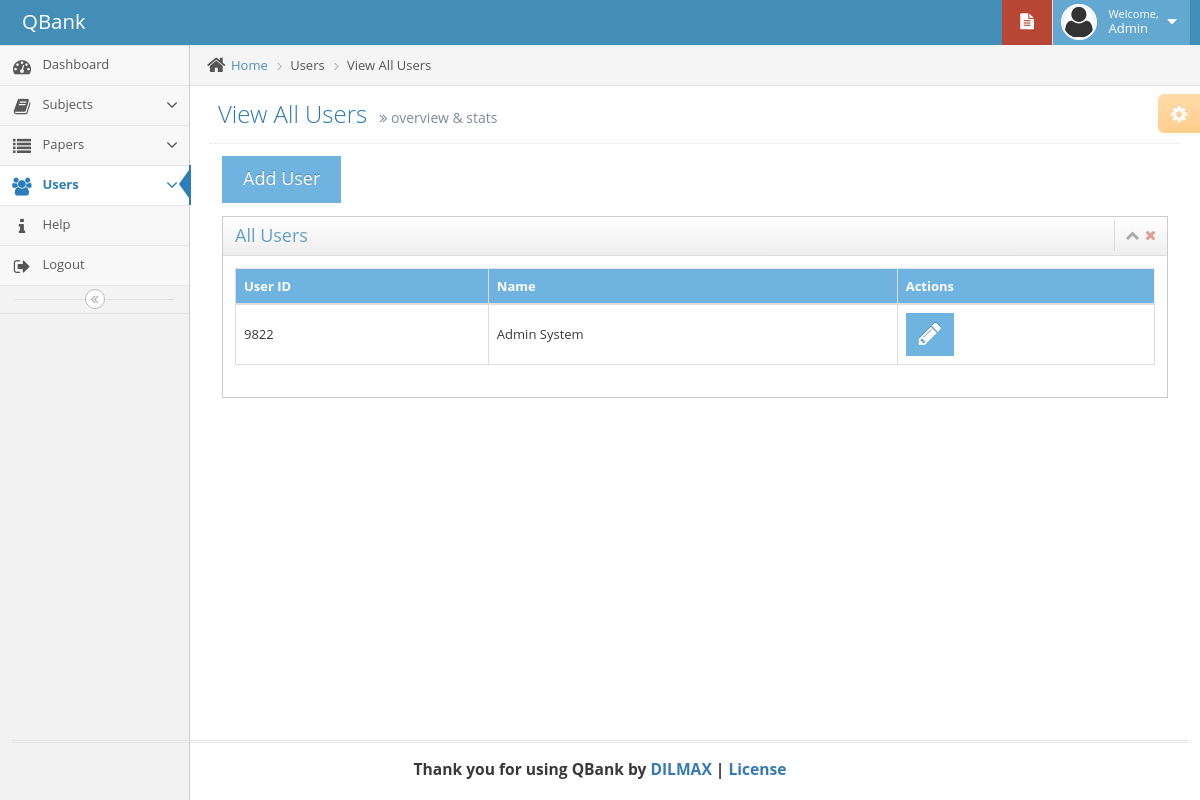
The app's page /index.php?page=ViewUsers (signed in) with its own data.
### tables this page shows
CREATE TABLE `cp_users` (
  `id` int(11) NOT NULL,
  `username` varchar(45) NOT NULL,
  `password` varchar(45) NOT NULL,
  `firstname` varchar(45) NOT NULL,
  `lastname` varchar(45) NOT NULL
);

### php-includes/viewusers.inc.php (the view, shortened to what this page needs)
<?php
if(isset($_SESSION['user_id']) && isset($_SESSION['user_name'])){
?>
	<div class="main-content">
				<div class="main-content-inner">
					<div class="breadcrumbs ace-save-state" id="breadcrumbs">
						<ul class="breadcrumb">
							<li>
								<i class="ace-icon fa fa-home home-icon"></i>
								<a href="#">Home</a>
							</li>
                                                        <li >Users </li>
							<li class="active">View All Users </li>
						</ul>
					</div>
					<div class="page-content">
                                            <div class="ace-settings-container" id="ace-settings-container">
							<div class="btn btn-app btn-xs btn-warning ace-settings-btn" id="ace-settings-btn">
								<i class="ace-icon fa fa-cog bigger-130"></i>
							</div>
						</div>
						<div class="page-header">
							<h1>
								View All Users
								<small>
									<i class="ace-icon fa fa-angle-double-right"></i>
									overview &amp; stats
								</small>
							</h1>
						</div>
						<div class="row">
							<div class="col-xs-12">
<div class="col-xs-12 col-sm-12">
<button style="margin-bottom: 10px;" type="button" class="btn btn-info btn-lg" data-toggle="modal" data-target="#myModal_addUser">Add User</button>
    <div class="widget-box">
        <div class="widget-header">
                        <h4 class="widget-title">All Users</h4>
                        <div class="widget-toolbar">
                                <a href="#" data-action="collapse">
                                        <i class="ace-icon fa fa-chevron-up"></i>
                                </a>
                                <a href="#" data-action="close">
                                        <i class="ace-icon fa fa-times"></i>
                                </a>
                        </div>
                </div>
                <div class="widget-body">
                        <div class="widget-main">
                                <div>
<div class="box-body table-responsive no-padding">
  <table id="vas_table" class="table table-hover table-bordered table-responsive">
                    <thead>
                        <tr style="background-color: #6fb3e0; color: white; padding-top: 12px; padding-bottom: 12px;">
                        <th>User ID</th>
                        <th>Name</th>
                        <th>Actions</th>
                      </tr>
                    </thead>
                    <tbody>
                        <?php
                           $stmt_view_users = $db->prepare("SELECT id, firstname, lastname FROM `cp_users` ");
                           $stmt_view_users->bind_result($id, $firstname, $lastname );
                           $stmt_view_users->execute();
                           while ($stmt_view_users->fetch()){
                        ?>
                        <tr >
                         <td style=" vertical-align: middle;"><?php echo $id;  ?></td>
                         <td style=" vertical-align: middle;"><?php echo $firstname .' '. $lastname; ?></td>
                         <td>
                             <button title="Edit Subject" class="btn btn-info btn-sm view_data"  type="button"  id="<?php echo $id;  ?>"><i class="ace-icon fa fa-pencil fa-2x icon-only "></i></button>
                      <?php
                           }
                      ?>
                         </td>
                      </tr>
                   </tbody>
                     </table>
                    </div>
            </div>
    </div>
    </div>
                    </div>
            </div>
    </div>
    </div>
    </div>
<?php
} else {
    header('Location: login.php');
}
?>

### php-includes/topnav.inc.php (shortened to what this page needs)
<?php
if(isset($_SESSION['user_id']) && isset($_SESSION['user_name'])){
?>
<div id="navbar" class="navbar navbar-default          ace-save-state">
			<div class="navbar-container ace-save-state" id="navbar-container">
				<div class="navbar-header pull-left">
					<a href="index.html" class="navbar-brand">
						<small>
							QBank
						</small>
					</a>
				</div>
				<div class="navbar-buttons navbar-header pull-right" role="navigation">
					<ul class="nav ace-nav">
						<li class="red dropdown-modal">
							<a data-toggle="dropdown" class="dropdown-toggle" href="#">
								<i class="ace-icon fa fa-file-text  icon-animated-vertical"></i>
							</a>
						</li>
<?php
        $stmt = $db->prepare("SELECT id, firstname, lastname FROM `cp_users` WHERE id= {$_SESSION['user_id']}");
        $stmt->bind_result($id, $FirstName, $LastName);
        $stmt->execute();
?>
						<li class="light-blue dropdown-modal">
							<a data-toggle="dropdown" href="#" class="dropdown-toggle">
								<img class="nav-user-photo" src="assets/images/avatars/avatar2.png" alt="Jason's Photo" />
								<span class="user-info">
									<small>Welcome,</small>
                                                                            <?php
                                                                        while ($stmt->fetch()){
									echo $FirstName;
                                                                        }
                                                                        ?>
								</span>
								<i class="ace-icon fa fa-caret-down"></i>
							</a>
						</li>
					</ul>
				</div>
			</div>
		</div>
<?php
} else {
    header('Location: login.php');
}
?>

### records on screen
cp_users: firstname "Admin", id "9822", lastname "System"
